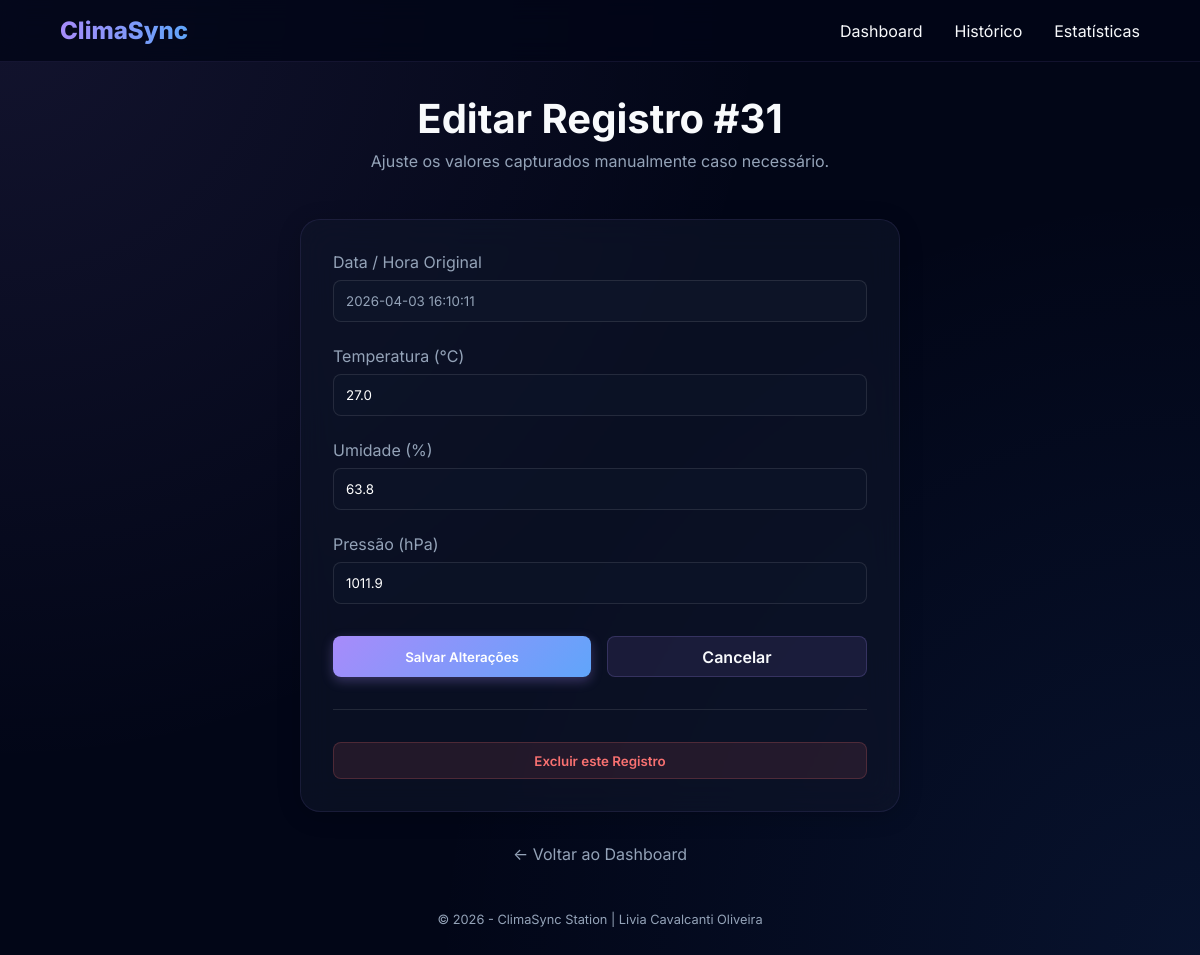
The app's page /leituras/31 with its own data.
### tables this page shows
CREATE TABLE leituras (
id INTEGER PRIMARY KEY AUTOINCREMENT,
temperatura REAL NOT NULL,
umidade REAL NOT NULL,
pressao REAL, -- opcional
localizacao TEXT DEFAULT 'Lab', -- opcional
timestamp DATETIME DEFAULT (datetime('now','localtime'))
);

### src/app.py (the view)
@app.route('/leituras/<int:id>', methods=['GET'])
def detalhe(id):
    leitura = database.buscar_leitura(id)
    if not leitura:
        return responder('404.html', {"erro": "Leitura não encontrada"}, 404)
    return responder('editar.html', {'leitura': leitura})

### src/app.py (called while the page is built)
def responder(template, data=None, status=200):
    formato = request.args.get('formato')
    if formato == 'json':
        return jsonify(data), status
    return render_template(template, **(data if data else {})), status

### src/database.py (called while the page is built)
def get_db_connection():
    conn = sqlite3.connect(DB_FILE, timeout=10)
    conn.execute('PRAGMA journal_mode=WAL')
    conn.execute('PRAGMA busy_timeout=5000')
    conn.row_factory = sqlite3.Row
    return conn

def buscar_leitura(id):
    query = "SELECT * FROM leituras WHERE id = ?"
    with get_db_connection() as conn:
        cursor = conn.cursor()
        row = cursor.execute(query, (id,)).fetchone()
        return dict(row) if row else None

### src/templates/editar.html (shortened to what this page needs)
{% extends 'base.html' %}
{% block content %}
<header class="header">
    <h1>Editar Registro #{{ leitura.id }}</h1>
    <p>Ajuste os valores capturados manualmente caso necessário.</p>
</header>
<div style="max-width: 600px; margin: 0 auto;">
    <div class="section-card">
        <form action="{{ url_for('atualizar', id=leitura.id) }}" method="POST">
            <div class="form-group">
                <label for="timestamp">Data / Hora Original</label>
                <input type="text" id="timestamp" value="{{ leitura.timestamp }}" disabled style="background: rgba(15,23,42,0.8); color: var(--text-dim);">
            </div>
            <div class="form-group">
                <label for="temperatura">Temperatura (°C)</label>
                <input type="number" step="0.1" name="temperatura" id="temperatura" value="{{ leitura.temperatura }}" required>
            </div>
            <div class="form-group">
                <label for="umidade">Umidade (%)</label>
                <input type="number" step="0.1" name="umidade" id="umidade" value="{{ leitura.umidade }}" required>
            </div>
            <div class="form-group">
                <label for="pressao">Pressão (hPa)</label>
                <input type="number" step="0.1" name="pressao" id="pressao" value="{{ leitura.pressao if leitura.pressao else '' }}">
            </div>
            <div style="display: flex; gap: 1rem; margin-top: 2rem;">
                <button type="submit" class="btn btn-primary" style="flex: 1;">Salvar Alterações</button>
                <a href="{{ url_for('listar') }}" class="btn" style="background: rgba(167, 139, 250, 0.1); border: 1px solid rgba(167, 139, 250, 0.2); flex: 1; text-align: center;">Cancelar</a>
            </div>
        </form>
        <hr style="margin: 2rem 0; border: none; border-top: 1px solid rgba(255,255,255,0.1);">
        <form action="{{ url_for('deletar', id=leitura.id) }}" method="POST" onsubmit="return confirm('ATENÇÃO: Esta ação é irreversível. Prosseguir?');">
            <button type="submit" class="btn btn-danger" style="width: 100%;">Excluir este Registro</button>
        </form>
    </div>
</div>
<div style="margin-top: 2rem; text-align: center;">
    <a href="{{ url_for('index') }}" style="color: var(--text-dim);">← Voltar ao Dashboard</a>
</div>
{% endblock %}

### src/static/css/style.css (style rules this page uses)
:root { --primary: #a78bfa; --secondary: #60a5fa; --accent: #c084fc; --bg-dark: #020617; --card-bg: rgba(15, 23, 42, 0.6); --text: #f8fafc; --text-dim: #94a3b8; --success: #34d399; --danger: #f87171; --glow: rgba(167, 139, 250, 0.15); }
* { margin: 0; padding: 0; box-sizing: border-box; font-family: 'Inter', -apple-system, system-ui, sans-serif; }
body { background: var(--bg-dark); background-image: radial-gradient(circle at 0% 0%, rgba(167, 139, 250, 0.1) 0%, transparent 50%), radial-gradient(circle at 100% 100%, rgba(59, 130, 246, 0.1) 0%, transparent 50%); color: var(--text); min-height: 100vh; padding-bottom: 2rem; overflow-x: hidden; }
a { text-decoration: none; color: inherit; }
.header { margin-bottom: 3rem; text-align: center; }
.header h1 { font-size: 2.5rem; margin-bottom: 0.5rem; }
.header p { color: var(--text-dim); }
.section-card { background: var(--card-bg); backdrop-filter: blur(16px); padding: 2rem; border-radius: 1.25rem; border: 1px solid rgba(167, 139, 250, 0.1); box-shadow: 0 4px 24px -1px rgba(0, 0, 0, 0.2); }
.btn { padding: 0.6rem 1.2rem; border-radius: 0.5rem; border: none; cursor: pointer; font-weight: 600; transition: 0.2s; display: inline-block; }
.btn-primary { background: linear-gradient(135deg, var(--primary), var(--secondary)); color: white; box-shadow: 0 4px 12px rgba(167, 139, 250, 0.3); }
.btn-danger { background: rgba(248, 113, 113, 0.1); color: var(--danger); border: 1px solid rgba(248, 113, 113, 0.2); }
.form-group { margin-bottom: 1.5rem; }
label { display: block; margin-bottom: 0.5rem; color: var(--text-dim); }
input { width: 100%; padding: 0.75rem; background: rgba(15, 23, 42, 0.5); border: 1px solid rgba(255, 255, 255, 0.1); border-radius: 0.5rem; color: white; outline: none; }

### records on screen
leituras: id "31", timestamp "2026-04-03 16:10:11", temperatura "27.0", umidade "63.8", pressao "1011.9"
